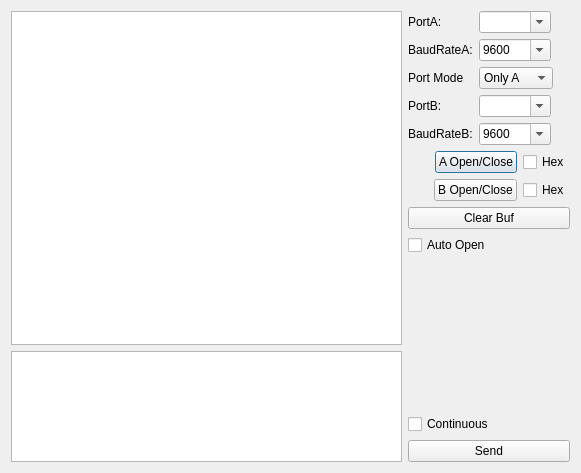
<?xml version="1.0" encoding="UTF-8"?>
<ui version="4.0">
 <class>Dialog</class>
 <widget class="QDialog" name="Dialog">
  <property name="geometry">
   <rect>
    <x>0</x>
    <y>0</y>
    <width>581</width>
    <height>473</height>
   </rect>
  </property>
  <property name="windowTitle">
   <string>Dialog</string>
  </property>
  <layout class="QHBoxLayout" name="horizontalLayout_3" stretch="3,1">
   <item>
    <layout class="QVBoxLayout" name="verticalLayout" stretch="3,1">
     <item>
      <widget class="QPlainTextEdit" name="recvEdit">
       <property name="readOnly">
        <bool>true</bool>
       </property>
       <property name="maximumBlockCount">
        <number>800</number>
       </property>
      </widget>
     </item>
     <item>
      <widget class="QPlainTextEdit" name="sendEdit"/>
     </item>
    </layout>
   </item>
   <item>
    <layout class="QVBoxLayout" name="verticalLayout_2">
     <item>
      <layout class="QFormLayout" name="formLayout">
       <property name="fieldGrowthPolicy">
        <enum>QFormLayout::ExpandingFieldsGrow</enum>
       </property>
       <item row="0" column="0">
        <widget class="QLabel" name="label">
         <property name="text">
          <string>PortA:</string>
         </property>
        </widget>
       </item>
       <item row="0" column="1">
        <widget class="QComboBox" name="cbPortA">
         <property name="editable">
          <bool>true</bool>
         </property>
        </widget>
       </item>
       <item row="1" column="0">
        <widget class="QLabel" name="label_2">
         <property name="text">
          <string>BaudRateA:</string>
         </property>
        </widget>
       </item>
       <item row="1" column="1">
        <widget class="QComboBox" name="cbBaudA">
         <property name="editable">
          <bool>true</bool>
         </property>
         <item>
          <property name="text">
           <string>9600</string>
          </property>
         </item>
         <item>
          <property name="text">
           <string>19200</string>
          </property>
         </item>
         <item>
          <property name="text">
           <string>38400</string>
          </property>
         </item>
         <item>
          <property name="text">
           <string>115200</string>
          </property>
         </item>
        </widget>
       </item>
       <item row="3" column="0">
        <widget class="QLabel" name="label_3">
         <property name="text">
          <string>PortB:</string>
         </property>
        </widget>
       </item>
       <item row="3" column="1">
        <widget class="QComboBox" name="cbPortB">
         <property name="editable">
          <bool>true</bool>
         </property>
        </widget>
       </item>
       <item row="4" column="0">
        <widget class="QLabel" name="label_4">
         <property name="text">
          <string>BaudRateB:</string>
         </property>
        </widget>
       </item>
       <item row="4" column="1">
        <widget class="QComboBox" name="cbBaudB">
         <property name="editable">
          <bool>true</bool>
         </property>
         <item>
          <property name="text">
           <string>9600</string>
          </property>
         </item>
         <item>
          <property name="text">
           <string>19200</string>
          </property>
         </item>
         <item>
          <property name="text">
           <string>38400</string>
          </property>
         </item>
         <item>
          <property name="text">
           <string>115200</string>
          </property>
         </item>
        </widget>
       </item>
       <item row="2" column="0">
        <widget class="QLabel" name="label_5">
         <property name="text">
          <string>Port Mode</string>
         </property>
        </widget>
       </item>
       <item row="2" column="1">
        <widget class="QComboBox" name="cbMode">
         <item>
          <property name="text">
           <string>Only A</string>
          </property>
         </item>
         <item>
          <property name="text">
           <string>Both AB</string>
          </property>
         </item>
         <item>
          <property name="text">
           <string>A &lt;=&gt; B</string>
          </property>
         </item>
        </widget>
       </item>
      </layout>
     </item>
     <item>
      <layout class="QHBoxLayout" name="horizontalLayout">
       <item>
        <widget class="HLed" name="ledA" native="true">
         <property name="sizePolicy">
          <sizepolicy hsizetype="Fixed" vsizetype="Fixed">
           <horstretch>0</horstretch>
           <verstretch>0</verstretch>
          </sizepolicy>
         </property>
         <property name="minimumSize">
          <size>
           <width>20</width>
           <height>20</height>
          </size>
         </property>
         <property name="maximumSize">
          <size>
           <width>25</width>
           <height>25</height>
          </size>
         </property>
        </widget>
       </item>
       <item>
        <widget class="QPushButton" name="openCloseA">
         <property name="text">
          <string>A Open/Close</string>
         </property>
        </widget>
       </item>
       <item>
        <widget class="QCheckBox" name="cbHexA">
         <property name="text">
          <string>Hex</string>
         </property>
        </widget>
       </item>
      </layout>
     </item>
     <item>
      <layout class="QHBoxLayout" name="horizontalLayout_2">
       <item>
        <widget class="HLed" name="ledB" native="true">
         <property name="sizePolicy">
          <sizepolicy hsizetype="Fixed" vsizetype="Fixed">
           <horstretch>0</horstretch>
           <verstretch>0</verstretch>
          </sizepolicy>
         </property>
         <property name="minimumSize">
          <size>
           <width>20</width>
           <height>20</height>
          </size>
         </property>
         <property name="maximumSize">
          <size>
           <width>25</width>
           <height>25</height>
          </size>
         </property>
        </widget>
       </item>
       <item>
        <widget class="QPushButton" name="openCloseB">
         <property name="text">
          <string>B Open/Close</string>
         </property>
        </widget>
       </item>
       <item>
        <widget class="QCheckBox" name="cbHexB">
         <property name="text">
          <string>Hex</string>
         </property>
        </widget>
       </item>
      </layout>
     </item>
     <item>
      <widget class="QPushButton" name="pbClear">
       <property name="text">
        <string>Clear Buf</string>
       </property>
      </widget>
     </item>
     <item>
      <widget class="QCheckBox" name="cbAuto">
       <property name="text">
        <string>Auto Open</string>
       </property>
      </widget>
     </item>
     <item>
      <spacer name="verticalSpacer">
       <property name="orientation">
        <enum>Qt::Vertical</enum>
       </property>
       <property name="sizeHint" stdset="0">
        <size>
         <width>20</width>
         <height>40</height>
        </size>
       </property>
      </spacer>
     </item>
     <item>
      <widget class="QCheckBox" name="cbCont">
       <property name="text">
        <string>Continuous</string>
       </property>
      </widget>
     </item>
     <item>
      <widget class="QPushButton" name="sendButton">
       <property name="text">
        <string>Send</string>
       </property>
      </widget>
     </item>
    </layout>
   </item>
  </layout>
 </widget>
 <layoutdefault spacing="6" margin="11"/>
 <customwidgets>
  <customwidget>
   <class>HLed</class>
   <extends>QWidget</extends>
   <header>hled.h</header>
   <container>1</container>
  </customwidget>
 </customwidgets>
 <resources/>
 <connections/>
</ui>
